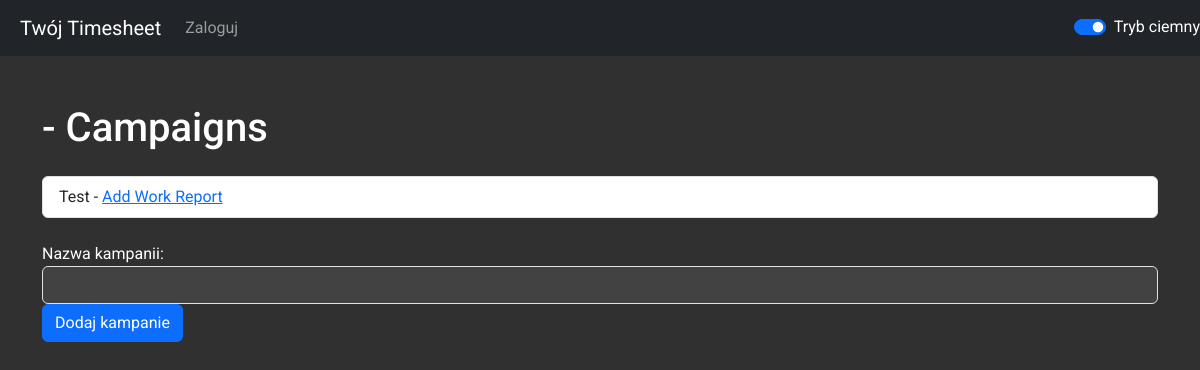
The page /user/1 on the database as committed earlier.
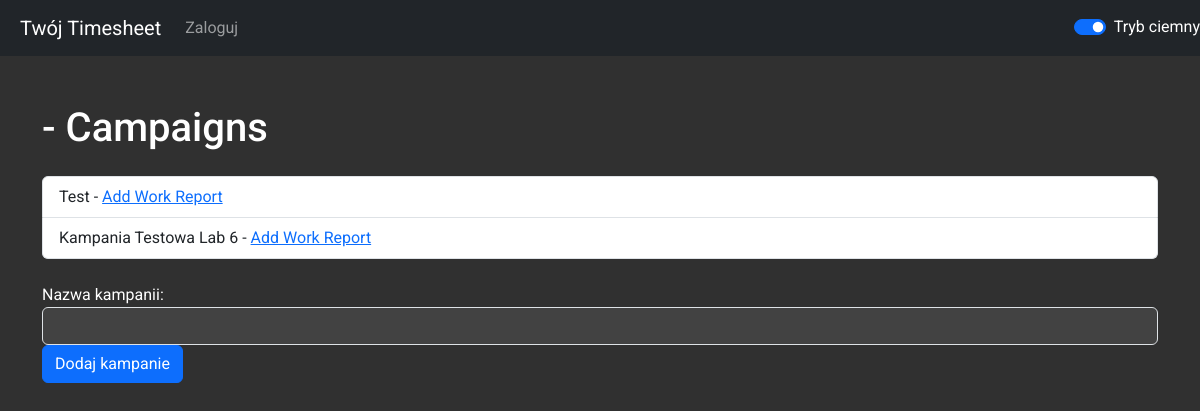
The same page on the database as committed later.
### timesheet.py (models this page shows)
class Campaign(db.Model):
    id = db.Column(db.Integer, primary_key=True)
    campaign_id = db.Column(db.Integer, unique=True, nullable=False, default=lambda: random.randint(1000, 9999))
    name = db.Column(db.String(100), nullable=False)
    start_date = db.Column(db.DateTime, nullable=False)
    end_date = db.Column(db.DateTime, nullable=False)
    user_id = db.Column(db.Integer, db.ForeignKey('user.id'), nullable=False)
    created_date = db.Column(db.DateTime, default=datetime.utcnow)
    total_work_time = db.Column(db.Float, default=0.0)
    user = db.relationship('User', back_populates='campaigns')

### timesheet.py (the view)
@app.route('/user/<int:user_id>')
def user_campaigns(user_id):
    user = User.query.get(user_id)
    campaigns = user.campaigns
    return render_template('user_campaigns.html', user=user, campaigns=campaigns)

### templates/user_campaigns.html (shortened to what this page needs)
{% extends 'base.html' %}
{% block content %}
    <h1 class="mt-5">{{ user.username }} - Campaigns</h1>
    <ul class="list-group mt-4">
        {% for campaign in campaigns %}
            <li class="list-group-item">{{ campaign.name }} - <a href="{{ url_for('add_work_report', campaign_id=campaign.id) }}">Add Work Report</a></li>
        {% endfor %}
    </ul>
    <form action="{{ url_for('add_campaign', user_id=user.id) }}" method="post" class="mt-4">
        <div class="form-group">
            <label for="campaign_name">Nazwa kampanii:</label>
            <input type="text" name="campaign_name" class="form-control" required>
        </div>
        <button type="submit" class="btn btn-primary">Dodaj kampanie</button>
    </form>
{% endblock %}

Rows that differ between the two databases and show on the page:
added Campaign: name "Kampania Testowa Lab 6"
